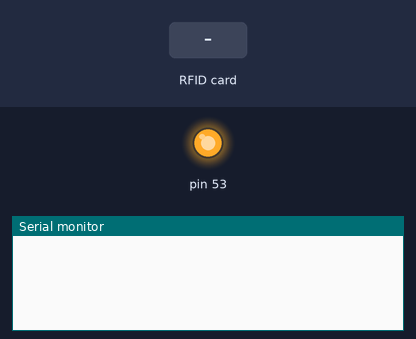
The sketch below on a simulated Arduino Mega 2560, built with avr-gcc and run on an emulated ATmega2560. Parts: output pins drawn as LEDs (lit = HIGH), the last lines printed to the serial monitor. The test bench sets the inputs (shaded band). Pins used as bus, display or sensor lines are not drawn.

Above: at 1.2 s.
1.3 s: RFID card D2 C3 50 43 held to the reader
At 2.5 s:
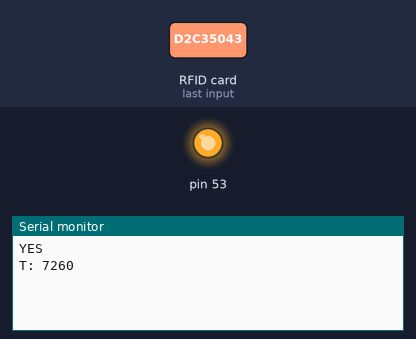
2.8 s: RFID card 82 1A D5 83 held to the reader
At 3.8 s:
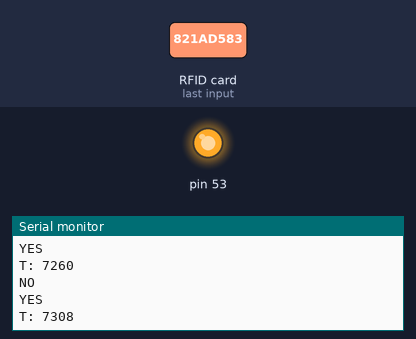

The sketch:

setup.ino
```cpp
#include <MFRC522.h>
#include<SPI.h>

//creating mfrc522 instance
#define RSTPIN 22
#define SSPIN 21
#define controlClockPin 0

MFRC522 mfrc(SSPIN, RSTPIN);

int readsuccess;
uint32_t ts2;
uint32_t ts1;
int counter = 0;
byte greenList[][4] = {{0xD2, 0xC3, 0x50, 0x43}, {0x82, 0x1A, 0xD5, 0x83}, {0x03, 0xDA, 0xD2, 0x83}}; //IDs of four tags
int N = 3; //change this to the number of cards/tags you will use
byte readcard[4]; //stores the UID of current tag which is read

void setup() {
  pinMode(controlClockPin, OUTPUT);
  digitalWrite(controlClockPin, LOW);

  Serial.begin(9600);
  SPI.begin();
  mfrc.PCD_Init();
  Serial.println();
}

//Code to read tag's UID
int getid() {
  digitalWrite(controlClockPin, HIGH);
  if (!mfrc.PICC_IsNewCardPresent()) {
    return 0;
  }
  if (!mfrc.PICC_ReadCardSerial()) {
    return 0;
  }
  mfrc.PICC_HaltA();
  for (int i = 0; i < 4; i++) {
    readcard[i] = mfrc.uid.uidByte[i]; //Store UID on a temporary buffer
    //Serial.print(readcard[i], HEX);
  }  return 1;
}
void loop() {
  digitalWrite(controlClockPin, LOW);
  delay(2);
  ts1 = micros();
  readsuccess = getid();
  if (readsuccess){
    Serial.println();
    for (int i = 0; i < N; i++) { //Verify if UID is on the GreenList
      if (!memcmp(readcard, greenList[i], 4)) {
        Serial.println("YES");
        break;}
      Serial.println("NO");
    }
    delay(4);
    ts2 = micros();
    Serial.print("T: ");
    Serial.println(ts2 - ts1);
  }
  digitalWrite(controlClockPin, LOW);
  delay(15);
}
```

Measured:
- after the input at 1.3 s, the serial monitor: prints a new line at once (image 1)
- after the input at 2.8 s, the serial monitor: prints a new line at once (image 2)
